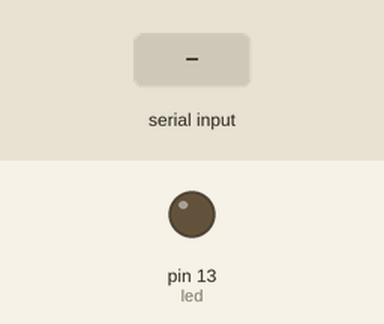
The sketch below on a simulated Arduino Uno, built with avr-gcc and run on an emulated ATmega328P. Shown: output pins drawn as LEDs (lit = HIGH). The test bench sets the inputs (shaded band).

Above: at 1.2 s.
1.3 s: "1" received over Serial
At 2.5 s:
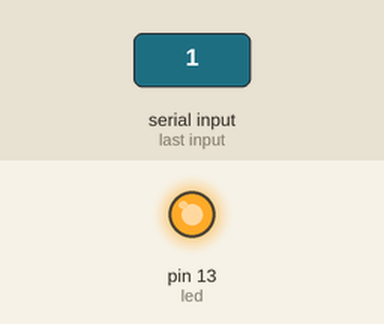
2.8 s: "0" received over Serial
At 3.7 s:
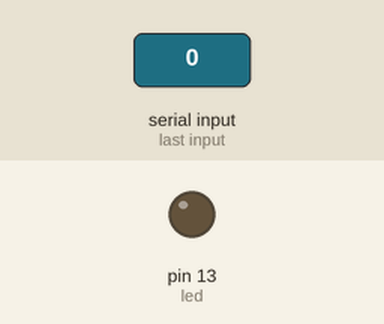
Timing chart, 0 to 5.8 s (numbered marks = the images above; inputs shaded):
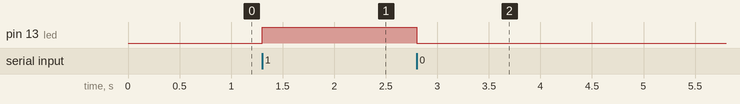

Measured:
- after the input at 1.3 s, pin 13 (led): LOW → HIGH at once
- after the input at 2.8 s, pin 13 (led): HIGH → LOW at once

The sketch:

Week4_Serial_Read.ino
```cpp
int led = 13; // define pin 13 as led
int charS = 0; // initialize char variable as 0

void setup()
{

  pinMode(led, OUTPUT);  // set pinmode as output
  Serial.begin(9600);  // serial moniter start
}


void loop()
{
	if(Serial.available() > 0)  // if available
	{
	  charS = Serial.read();  // get data insert in serial moniter 1 or 0 to CharS veriable
	}


   	if (charS  == '0')  // charS equal to 0
	{
	  digitalWrite(led, LOW);  // led off
	}


 	if (charS  == '1')  // charS equal to 1
	{
	  digitalWrite(led, HIGH);  // led on
	}
}
```
